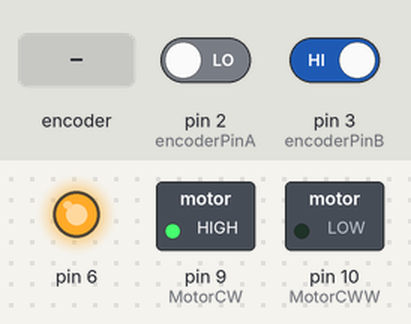
Recording of a sketch running on a simulated Arduino Uno, built with avr-gcc and run on an emulated ATmega328P. Parts: switched loads named in the sketch (green lamp = pin HIGH), output pins drawn as LEDs (lit = HIGH). The inputs (shaded band) are chosen by the test bench; at power-on: pin 2 (encoderPinA) LOW, pin 3 (encoderPinB) HIGH. What the sketch prints to the serial monitor is not drawn.

Above: at 1.2 s.
1.3 s: rotary encoder on pin 2 (encoderPinA) / pin 3 (encoderPinB) turned 2 steps (second pin leading)
4.7 s: rotary encoder on pin 2 (encoderPinA) / pin 3 (encoderPinB) turned 3 steps (first pin leading)
Timing chart, 0 to 7.7 s (numbered marks = the images above; inputs shaded):
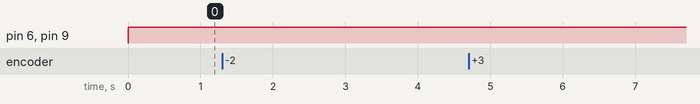

Measured:
- after the input at 1.3 s, every drawn part: stays the same
- after the input at 4.7 s, every drawn part: stays the same

The sketch:

PID.ino
```cpp
#define encoderPinA 2
#define encoderPinB 3
#define MotorCW 9
#define MotorCWW 10
int SetPoint=3000;
int PV=0;
int err=0;
double P, It, D=0.0;
double kP=0.76;
int kI=0.05;
int kD=0.03;
int dt=1000;
int output=255;

void setup() {
  Serial.begin(9600);
  pinMode(encoderPinA, INPUT);
  pinMode(encoderPinB, INPUT);
  pinMode(MotorCW, OUTPUT);
  pinMode(MotorCWW, OUTPUT);
  pinMode(6, OUTPUT);

  attachInterrupt(0, doEncoderA, RISING);

}

void loop() {
  int t1=millis();
  int perr=err;
  err= SetPoint-PV;
  P= kP*err;
  It+=kI*err*dt;
  D=kD*((perr-err)/dt);
  double out=P+It+D;
  output=(int)out;
  if(output>255)
  {
  output=255;
  }
  digitalWrite(MotorCW, HIGH );
  //digitalWrite(MotorCWW, HIGH);
  if(output>0)
  analogWrite(6, output);
  else
  analogWrite(6,0);
  int t2=millis();
  dt=t2-t1;
  if(output>=0)
  {
  Serial.print(PV);
  Serial.print("                ");

  Serial.print(output);
  Serial.print("                ");
  Serial.print(It);
  Serial.print("                ");
  Serial.println(D);
  }
  if(output==0)
  {
  Serial.println("Workssssssssssssssssssssssssssssssssssss");
  delay(3000);
  }


}

void doEncoderA() {

  if (digitalRead(encoderPinA) == HIGH) {


    if (digitalRead(encoderPinB) == LOW) {
      PV = PV + 1;
    }
    else {
      PV = PV - 1;
  }
  }

  else
  {

    if (digitalRead(encoderPinB) == HIGH) {
      PV = PV + 1;
    }
    else {
      PV = PV - 1;
    }
  }

}
```
